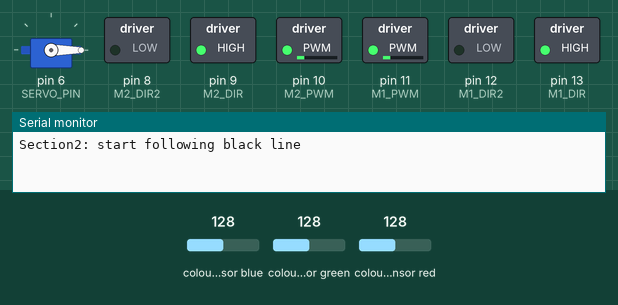
This sketch was run on a simulated Arduino Uno, built with avr-gcc and run on an emulated ATmega328P. Shown: servo, switched loads named in the sketch (green lamp = pin HIGH), the last lines printed to the serial monitor. Wiring (inferred from the names in the program): TCS3200 colour sensor: output A1; S2 pin 4; S3 pin 7; S0 pin 2; S1 pin 3. The test bench sets the inputs (shaded band); at power-on: colour sensor blue 128, colour sensor red 128, colour sensor green 128. Pins used as bus, display or sensor lines are not drawn.

Above: at 0.86 s.
0.9 s: colour sensor blue set to 124
At 1.8 s:
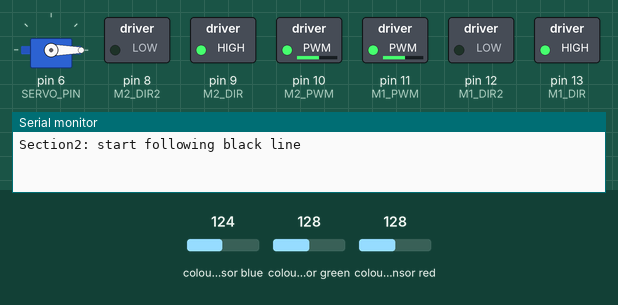
2.4 s: colour sensor red set to 5
4.3 s: colour sensor green set to 5
At 8.9 s:
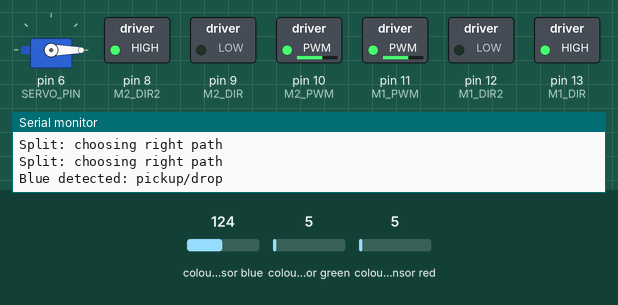
Timing chart, 0 to 13.3 s (numbered marks = the images above; inputs shaded):
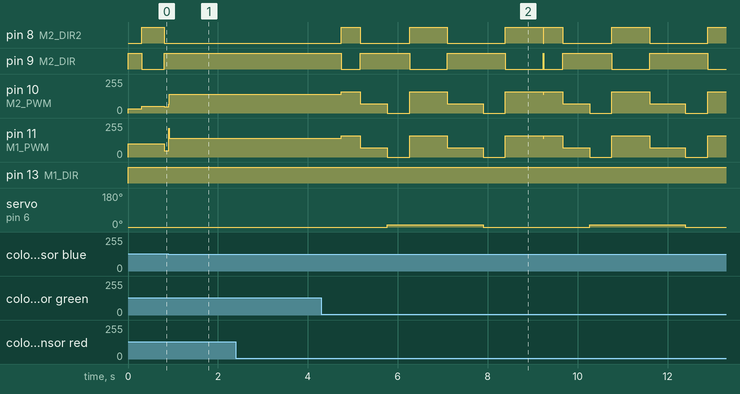

Measured:
- the behaviour switches between 128 and 127 on colour sensor blue (found by bisection; images 0 and 1)
- after the input at 0.9 s, pin 10 (M2_PWM), pin 11 (M1_PWM): 46/255 → 140/255 at once
- after the input at 4.3 s, pin 8 (M2_DIR2): LOW → HIGH after 0.45 s, → LOW 0.42 s later, → HIGH 1.1 s later, → LOW 0.84 s later, … (11 changes in this stretch); pin 9 (M2_DIR): HIGH → LOW after 0.45 s, → HIGH 0.42 s later, → LOW 1.1 s later, → HIGH 0.84 s later, … (11 changes in this stretch)

The sketch:

section2_final.ino
```cpp
// section2_final.ino
// Arduino sketch for Section 2 (finish of challenge) - RTOS version
// Implements: follow black line, at split take right (green), PID follow green,
// detect blue -> turn right 90, pick up box -> turn 180, place box on blue square -> turn 180
// at subsequent splits choose right and continue with PID until course end. Stops at end.

#include <Arduino_FreeRTOS.h>
#include <semphr.h>
#include <Servo.h>

// ----- PIN CONFIG (updated) -----
const int COLOR_OUT = A1;
const int S0_PIN = 2; const int S1_PIN = 3; const int S2_PIN = 4; const int S3_PIN = 7;

const int M1_PWM = 11; const int M1_DIR = 13; const int M1_DIR2 = 12;
const int M2_PWM = 10; const int M2_DIR = 9;  const int M2_DIR2 = 8;
const int SERVO_PIN = 6;

Servo gripper;

// ----- PID and drive params (tune) -----
float Kp = 0.95; float Ki = 0.0; float Kd = 0.14;
int baseSpeed = 140; int maxSpeed = 240;

const unsigned long TURN_90_MS = 420;  // adjust to make 90 deg
const unsigned long TURN_180_MS = 840; // adjust to make 180 deg
const int APPROACH_MS = 600;

// Color calibration: Black R:140 G:150 B:129 | White R:14 G:15 B:12 | Green R:78 G:37 B:60 | Red R:20 G:90 B:67
int blackThreshold = 100; int whiteThreshold = 40;
int greenRedMaxB = 70; // Blue channel threshold to distinguish green/red from black

// ----- PID state (volatile for RTOS) -----
volatile float lastError = 0;
volatile float integral = 0;
volatile unsigned long lastTime = 0;
volatile int lastDrift = 0; // -1 = drifted left, +1 = drifted right (for search)

// ----- Shared sensor data -----
volatile float lineError = 0;
volatile bool blueDetected = false;
volatile bool greenDetected = false;
volatile bool redDetected = false;
volatile bool lineValid = true;

// Mission state
enum MissionState { FOLLOW_BLACK, TAKE_RIGHT, FOLLOW_GREEN, BLUE_PICKUP, DONE };
volatile MissionState missionState = FOLLOW_BLACK;
volatile unsigned long lostLineStart = 0;

// FreeRTOS handles
SemaphoreHandle_t sensorMutex;
TaskHandle_t sensorTaskHandle;
TaskHandle_t pidTaskHandle;
TaskHandle_t missionTaskHandle;

// ----- Helpers -----
void setMotors(int leftSpeed, int rightSpeed) {
  if (leftSpeed >= 0) { digitalWrite(M1_DIR, HIGH); digitalWrite(M1_DIR2, LOW); analogWrite(M1_PWM, constrain(leftSpeed,0,maxSpeed)); }
  else                { digitalWrite(M1_DIR, LOW);  digitalWrite(M1_DIR2, HIGH); analogWrite(M1_PWM, constrain(-leftSpeed,0,maxSpeed)); }
  if (rightSpeed >= 0){ digitalWrite(M2_DIR, HIGH); digitalWrite(M2_DIR2, LOW); analogWrite(M2_PWM, constrain(rightSpeed,0,maxSpeed)); }
  else                { digitalWrite(M2_DIR, LOW);  digitalWrite(M2_DIR2, HIGH); analogWrite(M2_PWM, constrain(-rightSpeed,0,maxSpeed)); }
}

int pidCompute(float error) {
  unsigned long now = millis();
  float dt = (now - lastTime)/1000.0;
  if (lastTime == 0) dt = 0.01;
  lastTime = now;
  if (error == 1000) { integral = 0; return 0; }
  float e = error;
  integral += e * dt;
  float derivative = (e - lastError) / max(dt, 0.0001f);
  lastError = e;
  float output = Kp*e + Ki*integral + Kd*derivative;
  int steer = (int)constrain(output * 65.0, -220, 220);
  return steer;
}

unsigned long readColorFreq(int s2, int s3) {
  digitalWrite(S2_PIN, s2);
  digitalWrite(S3_PIN, s3);
  vTaskDelay(pdMS_TO_TICKS(10));
  unsigned long duration = pulseIn(COLOR_OUT, LOW, 30000);
  if (duration == 0) return 30000;
  return duration;
}

bool detectBlue() {
  unsigned long r = readColorFreq(LOW, LOW);
  unsigned long g = readColorFreq(HIGH, HIGH);
  unsigned long b = readColorFreq(LOW, HIGH);
  // Blue: B is lowest (strongest), with R and G higher
  return (b < r && b < g && b < 50 && r > 60 && g > 50);
}

bool isOnBlack(unsigned long r, unsigned long g, unsigned long b) {
  return (r > blackThreshold && g > blackThreshold && b > blackThreshold);
}

bool isOnWhite(unsigned long r, unsigned long g, unsigned long b) {
  return (r < whiteThreshold && g < whiteThreshold && b < whiteThreshold);
}

bool detectGreen(unsigned long r, unsigned long g, unsigned long b) {
  // Green: G is low (strong green), R medium, B medium
  return (g < 50 && g < r && g < b && r > 60 && b < greenRedMaxB && b > 40);
}

bool detectRed(unsigned long r, unsigned long g, unsigned long b) {
  // Red: R is low (strong red), G high (weak), B medium
  return (r < 40 && g > 70 && b > 50 && b < 80);
}

void turnInPlace(int dir, unsigned long durationMs) {
  int t = 160;
  if (dir > 0) setMotors(t, -t); else setMotors(-t, t);
  vTaskDelay(pdMS_TO_TICKS(durationMs));
  setMotors(0,0);
}

void turnRight90() { turnInPlace(+1, TURN_90_MS); }
void turn180() { turnInPlace(+1, TURN_180_MS); }

void pickupBox() {
  setMotors(baseSpeed/2, baseSpeed/2);
  vTaskDelay(pdMS_TO_TICKS(APPROACH_MS));
  setMotors(0,0);
  gripper.write(11); // close to pick up box
  vTaskDelay(pdMS_TO_TICKS(500));
}

void placeBox() {
  gripper.write(0); // open position
  vTaskDelay(pdMS_TO_TICKS(500));
}

// ===== RTOS TASKS =====

// High-priority: read color sensor for line following at ~50Hz
void TaskSensorRead(void *pvParameters) {
  (void) pvParameters;
  TickType_t xLastWakeTime = xTaskGetTickCount();
  static float prevR = 0, prevG = 0, prevB = 0;

  for (;;) {
    unsigned long r = readColorFreq(LOW, LOW);   // Red
    unsigned long g = readColorFreq(HIGH, HIGH); // Green
    unsigned long b = readColorFreq(LOW, HIGH);  // Blue

    float err = 0;
    bool valid = true;
    bool green = false, red = false, blue = false;

    // Check for special colors first
    if (detectBlue()) { blue = true; }
    else if (detectGreen(r, g, b)) { green = true; }
    else if (detectRed(r, g, b)) { red = true; }
    else if (isOnBlack(r, g, b)) {
      // On black line - centered
      err = 0;
      valid = true;
    } else if (isOnWhite(r, g, b)) {
      // Lost line - use last drift direction
      err = lastDrift * 2.0;
      valid = false;
    } else {
      // Transitioning - calculate proportional error
      float avgNow = (r + g + b) / 3.0;
      float avgPrev = (prevR + prevG + prevB) / 3.0;
      if (avgNow > avgPrev) {
        // Moving toward white - we're drifting off
        err = (avgNow - blackThreshold) / 50.0;
        if (lastDrift != 0) err *= lastDrift;
      } else {
        // Moving toward black - good
        err = 0;
      }
      valid = true;
    }

    // Update drift direction based on motor commands later
    prevR = r; prevG = g; prevB = b;

    if (xSemaphoreTake(sensorMutex, portMAX_DELAY) == pdTRUE) {
      lineError = err;
      lineValid = valid;
      blueDetected = blue;
      greenDetected = green;
      redDetected = red;
      xSemaphoreGive(sensorMutex);
    }
    vTaskDelayUntil(&xLastWakeTime, pdMS_TO_TICKS(20)); // 50Hz
  }
}

// Medium-priority: PID motor control at ~100Hz
void TaskPIDControl(void *pvParameters) {
  (void) pvParameters;
  TickType_t xLastWakeTime = xTaskGetTickCount();
  static unsigned long lostTime = 0;

  for (;;) {
    float err;
    bool valid;
    MissionState state = missionState;
    if (xSemaphoreTake(sensorMutex, portMAX_DELAY) == pdTRUE) {
      err = lineError;
      valid = lineValid;
      xSemaphoreGive(sensorMutex);
    }
    if (state == FOLLOW_BLACK || state == TAKE_RIGHT || state == FOLLOW_GREEN) {
      if (!valid) {
        // Lost line - search behavior
        if (lostTime == 0) lostTime = millis();
        unsigned long lost = millis() - lostTime;
        int searchSpeed = 100;
        if (lost < 300) {
          // Continue in last drift direction
          if (lastDrift >= 0) setMotors(searchSpeed, searchSpeed/3);
          else setMotors(searchSpeed/3, searchSpeed);
        } else if (lost < 800) {
          // Wider search - turn in place
          if (lastDrift >= 0) setMotors(searchSpeed, -searchSpeed/2);
          else setMotors(-searchSpeed/2, searchSpeed);
        } else if (lost < 2000) {
          // Very lost - slow forward
          setMotors(baseSpeed/3, baseSpeed/3);
        } else {
          // End of course detection (lost > 2s)
          // Will be handled by TaskMission
        }
      } else {
        lostTime = 0;
        int steer = pidCompute(err);
        int left = baseSpeed - steer;
        int right = baseSpeed + steer;
        setMotors(left, right);
        // Update drift direction
        if (steer > 10) lastDrift = 1;  // Steering right = drifted right
        else if (steer < -10) lastDrift = -1;
      }
    }
    vTaskDelayUntil(&xLastWakeTime, pdMS_TO_TICKS(10)); // 100Hz
  }
}

// Color detection is now integrated into TaskSensorRead

// Mission state machine task
void TaskMission(void *pvParameters) {
  (void) pvParameters;
  bool localBlue, localGreen, localRed, localValid;
  static unsigned long lostLineStart = 0;

  missionState = FOLLOW_BLACK;
  Serial.println("Section2: start following black line");

  for (;;) {
    if (missionState == DONE) {
      setMotors(0,0);
      vTaskDelay(pdMS_TO_TICKS(1000));
      continue;
    }

    if (xSemaphoreTake(sensorMutex, portMAX_DELAY) == pdTRUE) {
      localBlue = blueDetected;
      localGreen = greenDetected;
      localRed = redDetected;
      localValid = lineValid;
      xSemaphoreGive(sensorMutex);
    }

    // Check for end condition: line lost for >3 seconds
    if (!localValid) {
      if (lostLineStart == 0) lostLineStart = millis();
      else if (millis() - lostLineStart > 3000) {
        Serial.println("Section2 complete: end reached. Stopping.");
        missionState = DONE;
        continue;
      }
    } else {
      lostLineStart = 0;
    }

    if (missionState == FOLLOW_BLACK || missionState == FOLLOW_GREEN) {
      if (localBlue) {
        missionState = BLUE_PICKUP;
        setMotors(0,0);
        Serial.println("Blue detected: pickup/drop");
        turnRight90(); pickupBox(); turn180();
        setMotors(baseSpeed/2, baseSpeed/2); vTaskDelay(pdMS_TO_TICKS(800)); setMotors(0,0);
        placeBox(); turn180();
        missionState = FOLLOW_GREEN;
      } else if (localGreen || localRed) {
        // Split detected - take right path
        Serial.println("Split: choosing right path");
        missionState = TAKE_RIGHT;
        setMotors(0,0);
        turnInPlace(+1, 150);
        setMotors(baseSpeed/2, baseSpeed/2); vTaskDelay(pdMS_TO_TICKS(300)); setMotors(0,0);
        missionState = FOLLOW_GREEN;
      }
    }
    vTaskDelay(pdMS_TO_TICKS(20));
  }
}

void setup() {
  // Color sensor pins
  pinMode(COLOR_OUT, INPUT);
  pinMode(S0_PIN, OUTPUT); pinMode(S1_PIN, OUTPUT); pinMode(S2_PIN, OUTPUT); pinMode(S3_PIN, OUTPUT);
  digitalWrite(S0_PIN, HIGH); digitalWrite(S1_PIN, LOW); // 20% frequency scaling

  // Motor pins
  pinMode(M1_PWM, OUTPUT); pinMode(M1_DIR, OUTPUT); pinMode(M1_DIR2, OUTPUT);
  pinMode(M2_PWM, OUTPUT); pinMode(M2_DIR, OUTPUT); pinMode(M2_DIR2, OUTPUT);

  // Servo
  gripper.attach(SERVO_PIN); gripper.write(0); // default open

  Serial.begin(115200);
  lastTime = millis();

  // Create mutex
  sensorMutex = xSemaphoreCreateMutex();

  // Create tasks with priorities (higher = more important)
  xTaskCreate(TaskSensorRead,  "Sensors", 192, NULL, 3, &sensorTaskHandle);
  xTaskCreate(TaskPIDControl,  "PID",     128, NULL, 2, &pidTaskHandle);
  xTaskCreate(TaskMission,     "Mission", 256, NULL, 1, &missionTaskHandle);

  // Start scheduler
  vTaskStartScheduler();
}

void loop() {
  // RTOS handles everything; loop should not run
  Serial.println("ERROR: RTOS scheduler not running");
  while(1) delay(1000);
}
```
